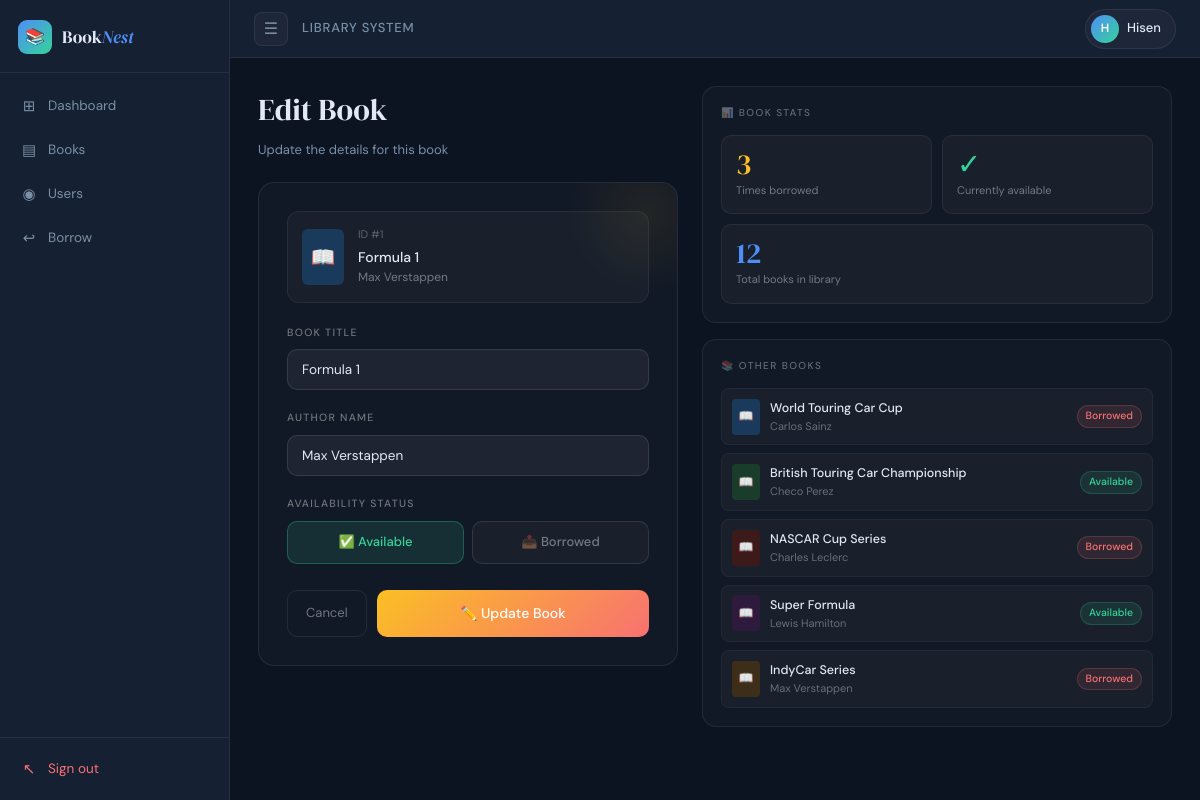
Screenshot of /edit_book.php?id=1 (signed in) with the database file from the repository.
### tables this page shows
CREATE TABLE `books` (
  `id` int(11) NOT NULL,
  `title` varchar(255) NOT NULL,
  `author` varchar(255) NOT NULL,
  `status` enum('Available','Borrowed') DEFAULT 'Available'
);

### edit_book.php (the view, shortened to what this page needs)
<?php
include 'db.php';
$id = (int)$_GET['id'];
$stmt = $conn->prepare("SELECT * FROM books WHERE id=?");
$stmt->bind_param("i", $id);
$stmt->execute();
$current = $stmt->get_result()->fetch_assoc();
include 'header.php';
$totalBooks  = $conn->query("SELECT COUNT(*) as t FROM books")->fetch_assoc()['t'];
$borrowTimes = $conn->query("SELECT COUNT(*) as t FROM borrow_records WHERE book_id=$id")->fetch_assoc()['t'];
$otherBooks  = $conn->query("SELECT title, author, status FROM books WHERE id != $id ORDER BY id DESC LIMIT 5");
?>
<div class="form-shell">
  <div>
    <div class="form-left-title">Edit Book</div>
    <div class="form-left-sub">Update the details for this book</div>
    <div class="form-card">
      <div class="book-preview">
        <div class="book-preview-cover">📖</div>
        <div>
          <div class="book-preview-id">ID #<?= $current['id'] ?></div>
          <div class="book-preview-title"><?= htmlspecialchars($current['title']) ?></div>
          <div class="book-preview-author"><?= htmlspecialchars($current['author']) ?></div>
        </div>
      </div>
      <form method="POST">
        <div class="form-field">
          <label>Book Title</label>
          <input type="text" name="title" value="<?= htmlspecialchars($current['title']) ?>" required>
        </div>
        <div class="form-field">
          <label>Author Name</label>
          <input type="text" name="author" value="<?= htmlspecialchars($current['author']) ?>" required>
        </div>
        <div class="form-field">
          <label>Availability Status</label>
          <div class="status-toggle">
            <div class="status-opt <?= $current['status']==='Available' ? 'active-avail' : '' ?>" id="opt-avail" onclick="setStatus('Available')">✅ Available</div>
            <div class="status-opt <?= $current['status']==='Borrowed' ? 'active-borrow' : '' ?>" id="opt-borrow" onclick="setStatus('Borrowed')">📤 Borrowed</div>
          </div>
        </div>
        <div class="form-actions">
          <a href="books.php" class="btn-cancel">Cancel</a>
          <button type="submit" class="btn-save">✏️ Update Book</button>
        </div>
      </form>
    </div>
  </div>
  <div class="right-col">
    <div class="panel">
      <div class="panel-label">📊 Book Stats</div>
      <div class="book-stats-grid">
        <div class="bstat">
          <div class="bstat-num" style="color:#fbbf24"><?= $borrowTimes ?></div>
          <div class="bstat-label">Times borrowed</div>
        </div>
        <div class="bstat">
          <div class="bstat-num" style="color:<?= $current['status']==='Available' ? '#34d399' : '#f87171' ?>"><?= $current['status'] === 'Available' ? '✓' : '✗' ?></div>
          <div class="bstat-label">Currently <?= strtolower($current['status']) ?></div>
        </div>
        <div class="bstat" style="grid-column: 1/-1;">
          <div class="bstat-num" style="color:#4f8ef7"><?= $totalBooks ?></div>
          <div class="bstat-label">Total books in library</div>
        </div>
      </div>
    </div>
    <div class="panel">
      <div class="panel-label">📚 Other Books</div>
      <div class="recent-list">
        <?php
        $colors = ['#1a3a5c','#1a3d2b','#3d1a1a','#2d1a3d','#3d2e1a'];
        $i = 0;
        while($ob = $otherBooks->fetch_assoc()):
          $c = $colors[$i % count($colors)];
          $i++;
        ?>
        <div class="recent-row">
          <div class="recent-icon" style="background:<?= $c ?>">📖</div>
          <div class="recent-info">
            <div class="recent-title"><?= htmlspecialchars($ob['title']) ?></div>
            <div class="recent-author"><?= htmlspecialchars($ob['author']) ?></div>
          </div>
          <span class="badge-sm <?= $ob['status']==='Available' ? 'available' : 'borrowed' ?>"><?= $ob['status'] ?></span>
        </div>
        <?php endwhile; ?>
      </div>
    </div>
  </div>
</div>
<?php include 'footer.php'; ?>

### style.css (style rules this page uses)
*, *::before, *::after { box-sizing: border-box; margin: 0; padding: 0; }
a { text-decoration: none; color: inherit; }
input[type="text"], input[type="email"], input[type="password"], input[type="date"], input[type="number"], select, textarea { width: 100%; padding: 10px 14px; background: rgba(255, 255, 255, 0.05); border: 0.5px solid var(--border); border-radius: var(--radius); color: var(--text); font-family: var(--sans); font-size: 13.5px; outline: none; transition: border-color 0.15s; -webkit-appearance: none; appearance: none; }
input::placeholder, textarea::placeholder { color: var(--text-muted); }
label { display: block; font-size: 11.5px; font-weight: 500; color: var(--text-muted); text-transform: uppercase; letter-spacing: 0.09em; margin-bottom: 7px; }
button, .btn-primary { display: inline-flex; align-items: center; gap: 6px; background: var(--accent); color: white; padding: 9px 18px; border: none; border-radius: var(--radius); cursor: pointer; font-family: var(--sans); font-size: 13px; font-weight: 500; transition: all 0.15s ease; text-decoration: none; white-space: nowrap; }

### rows the page displays
books: id "1", title "Formula 1", author "Max Verstappen", status "available"
books: title "World Touring Car Cup", author "Carlos Sainz", status "Borrowed"
books: title "British Touring Car Championship", author "Checo Perez", status "Available"
books: title "NASCAR Cup Series", author "Charles Leclerc", status "Borrowed"
books: title "Super Formula", author "Lewis Hamilton", status "Available"
books: title "IndyCar Series", author "Max Verstappen", status "Borrowed"

### other values shown
$initial "H"
$name "Hisen"
$borrowTimes "3"
$totalBooks "12"
